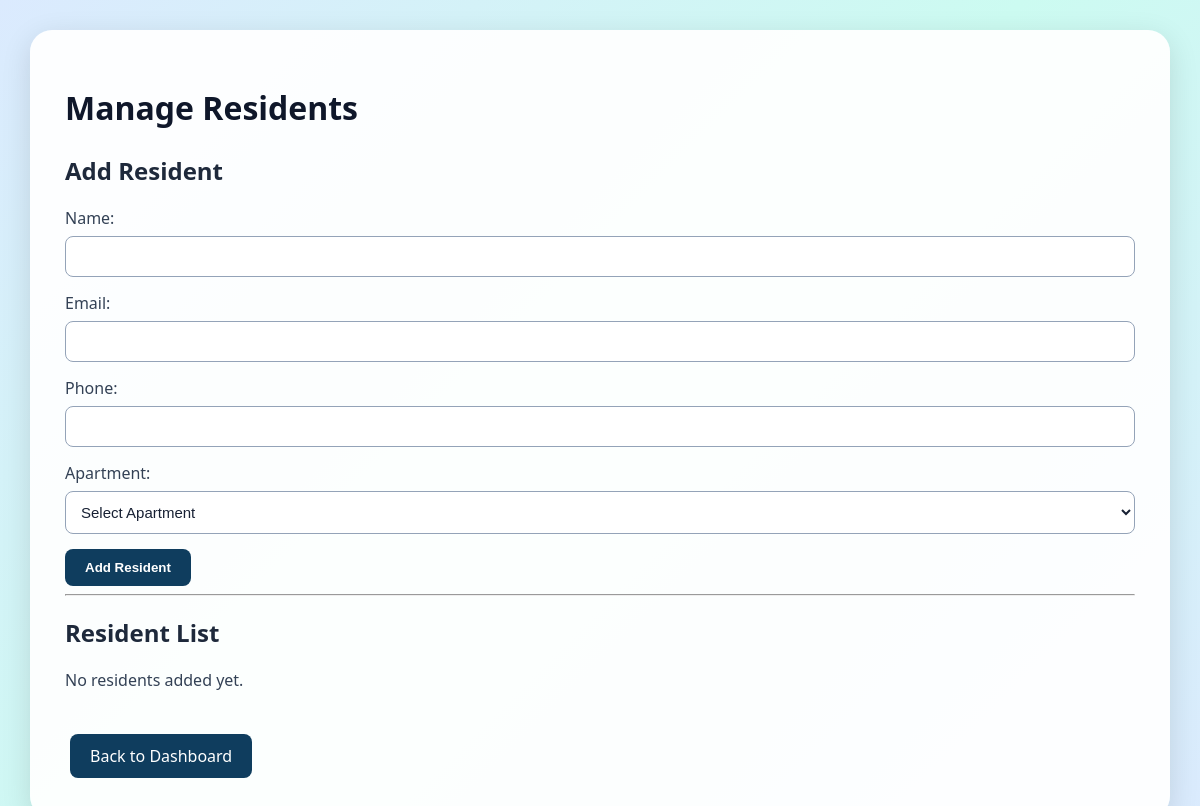
The page /manage-residents/ (signed in) on the database as committed earlier.
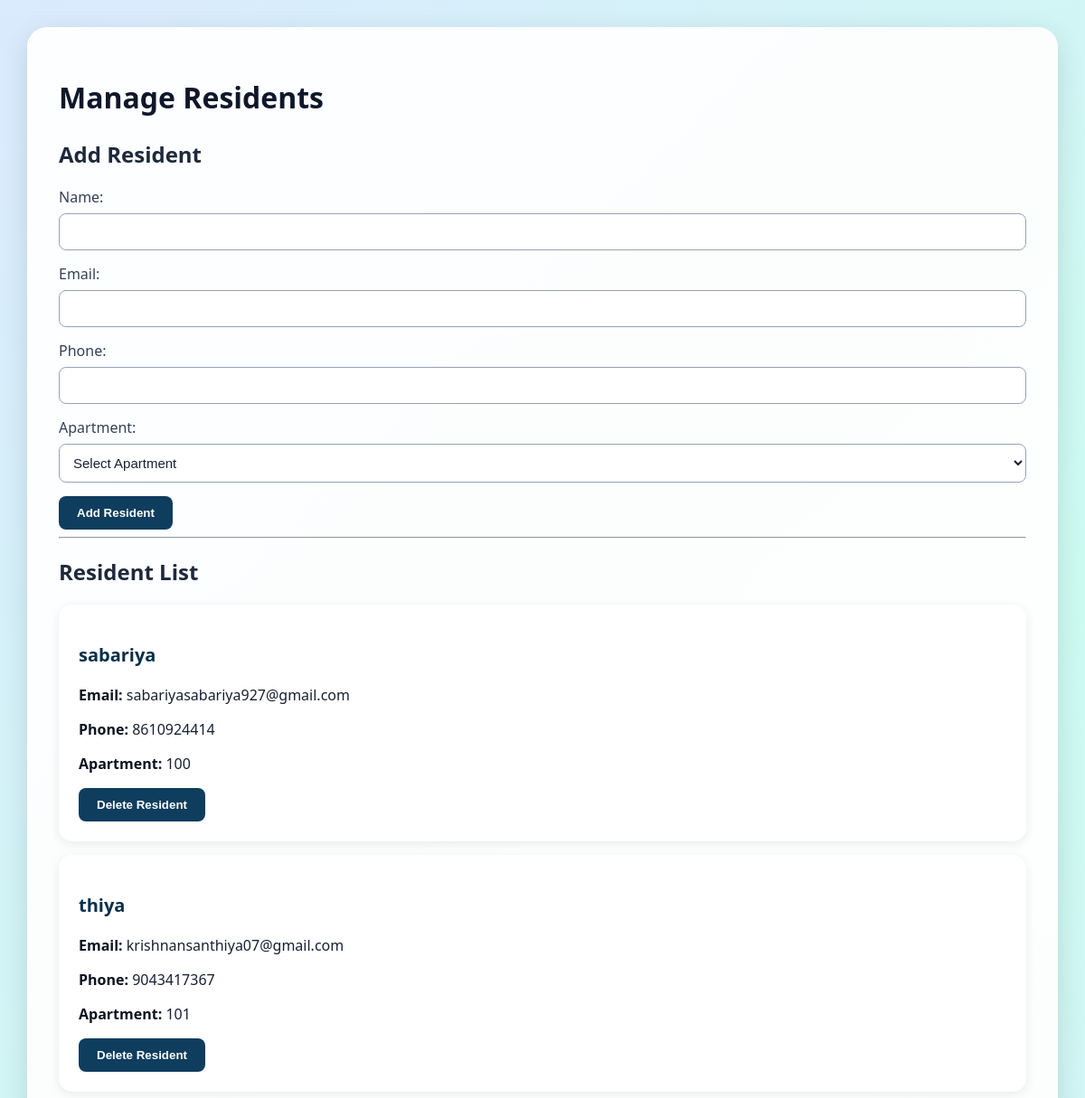
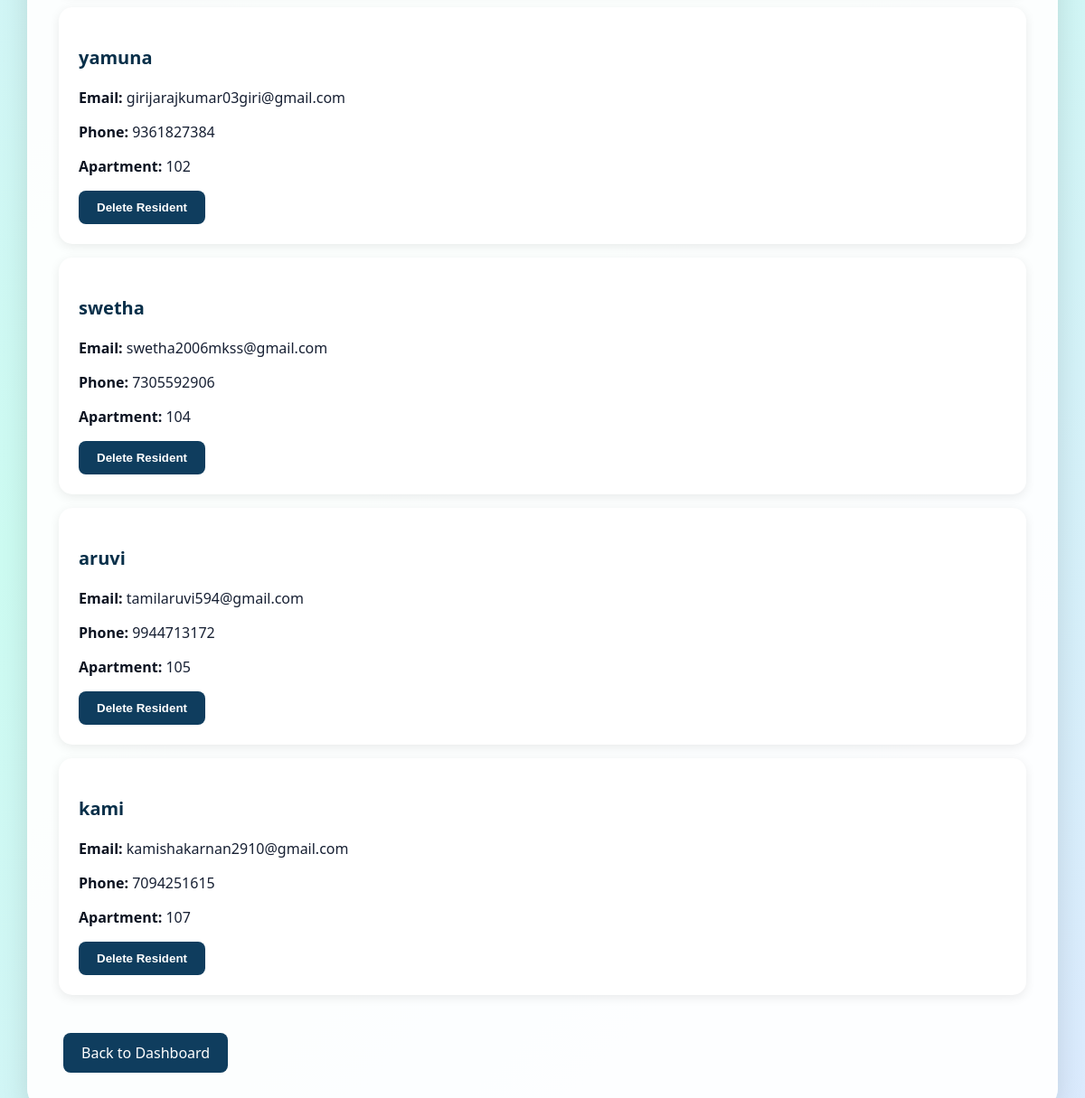
The same page on the database as committed later (2 pictures, top to bottom).
### core/models.py (models this page shows, shortened)
class Resident(models.Model):
    name = models.CharField(max_length=100)
    email = models.EmailField(unique=True)
    phone = models.CharField(max_length=15)
    apartment = models.OneToOneField(
        Apartment,
        on_delete=models.CASCADE
    )
    total_amount=models.DecimalField(max_digits=10,decimal_places=2,default=10000)
    date_joined = models.DateField(auto_now_add=True)

class Apartment(models.Model):
    apartment_number = models.CharField(max_length=20, unique=True)
    floor = models.IntegerField()
    block = models.CharField(max_length=20)

### core/views.py (the view, shortened to what this page needs)
# urls.py: path('manage-residents/',views.manage_residents,name='manage_residents'),
def manage_residents(request):
    if not request.session.get("admin_logged_in"):
        return redirect('admin_login')
    apartments = Apartment.objects.all()
    residents = Resident.objects.all()
    return render(request, 'core/manage_residents.html', {
        'residents': residents,
        'apartments': apartments
    })

### core/templates/core/manage_residents.html (shortened to what this page needs)
{% load static %}
<!DOCTYPE html>
<html>
<head>
    <link rel="stylesheet"
          href="{% static 'core/style.css' %}">
</head>
<body class="admin-page">
    <div class="admin-container">
        <h1>Manage Residents</h1>
        <h2>Add Resident</h2>
        <form method="POST">
            <label>Name:</label>
            <input type="text" name="name" required>
            <label>Email:</label>
            <input type="email" name="email" required>
            <label>Phone:</label>
            <input type="text" name="phone" required>
            <label>Apartment:</label>
            <select name="apartment" required>
                <option value="">Select Apartment</option>
            </select>
            <button type="submit">Add Resident</button>
        </form>
        <hr>
        <h2>Resident List</h2>
        {% for resident in residents %}
            <div class="admin-card">
                <h3>{{ resident.name }}</h3>
                <p><strong>Email:</strong> {{ resident.email }}</p>
                <p><strong>Phone:</strong> {{ resident.phone }}</p>
                <p>
                    <strong>Apartment:</strong>
                    {{ resident.apartment.apartment_number }}
                </p>
                <form method="POST"
                      action="{% url 'delete_resident' resident.id %}">
                    <button type="submit"
                            onclick="return confirm('Are you sure you want to delete this resident?');">
                        Delete Resident
                    </button>
                </form>
            </div>
        {% empty %}
            <p>No residents added yet.</p>
        {% endfor %}
        <br>
        <a class="admin-button"
           href="{% url 'admin_dashboard' %}">
            Back to Dashboard
        </a>
    </div>
</body>
</html>

### core/static/core/style.css (style rules this page uses)
* { box-sizing: border-box; }
body { margin: 0; font-family: 'Segoe UI', Arial, sans-serif; }
.admin-page { min-height: 100vh; margin: 0; padding: 30px; background: linear-gradient(135deg, #dbeafe, #ccfbf1, #dbeafe); font-family: 'Segoe UI', Arial, sans-serif; }
.admin-container { max-width: 1200px; margin: auto; background: rgba(255, 255, 255, 0.94); padding: 35px; border-radius: 22px; box-shadow: 0 8px 30px rgba(0, 0, 0, 0.12); color: #1e293b; }
.admin-container h1 { color: #0f172a; margin-bottom: 25px; }
.admin-container h2 { color: #1e293b; }
.admin-container h3 { color: #0f172a; }
.admin-container p, .admin-container label { color: #334155; }
.admin-container strong { color: #0b1220; }
.admin-container a { color: #075985; }
.admin-container input, .admin-container select, .admin-container textarea { width: 100%; padding: 11px; margin: 7px 0 15px; border: 1px solid #94a3b8; border-radius: 8px; box-sizing: border-box; font-size: 15px; color: #172033; background: white; }
.admin-container button { background: #0f3d5e; color: white; border: none; padding: 11px 20px; border-radius: 8px; cursor: pointer; font-weight: bold; }
.admin-card { background: white; padding: 22px; margin: 15px 0; border-radius: 15px; box-shadow: 0 3px 12px rgba(0, 0, 0, 0.08); }
.admin-card h3 { color: #082f49; font-size: 20px; font-weight: 700; }
.admin-card p { color: #172033 !important; font-size: 16px; font-weight: 500; }
.admin-card strong { color: #0b1220 !important; font-weight: 700; }
.admin-button { display: inline-block; background: #0f3d5e; color: white !important; padding: 11px 20px; border-radius: 8px; text-decoration: none; margin: 5px; }

Rows that differ between the two databases and show on the page:
added Resident: name "sabariya", email "sabariyasabariya927@gmail.com", phone "8610924414", apartment.apartment_number "100"
added Resident: name "thiya", email "krishnansanthiya07@gmail.com", phone "9043417367", apartment.apartment_number "101"
added Resident: name "yamuna", email "girijarajkumar03giri@gmail.com", phone "9361827384", apartment.apartment_number "102"
added Resident: name "swetha", email "swetha2006mkss@gmail.com", phone "7305592906", apartment.apartment_number "104"
added Resident: name "aruvi", email "tamilaruvi594@gmail.com", phone "9944713172", apartment.apartment_number "105"
added Resident: name "kami", email "kamishakarnan2910@gmail.com", phone "7094251615", apartment.apartment_number "107"
Other text that changed with them:
text no longer shown: "No residents added yet."
